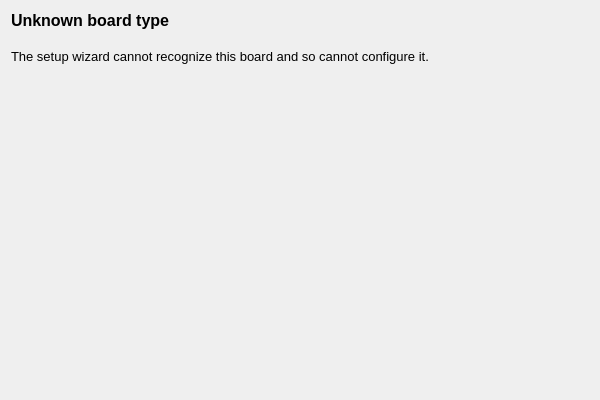
<?xml version="1.0" encoding="UTF-8"?>
<ui version="4.0">
 <class>BoardtypeUnknown</class>
 <widget class="QWizardPage" name="BoardtypeUnknown">
  <property name="geometry">
   <rect>
    <x>0</x>
    <y>0</y>
    <width>600</width>
    <height>400</height>
   </rect>
  </property>
  <property name="windowTitle">
   <string>WizardPage</string>
  </property>
  <layout class="QVBoxLayout" name="verticalLayout">
   <item>
    <widget class="QLabel" name="label">
     <property name="frameShape">
      <enum>QFrame::NoFrame</enum>
     </property>
     <property name="text">
      <string>&lt;!DOCTYPE HTML PUBLIC &quot;-//W3C//DTD HTML 4.0//EN&quot; &quot;http://www.w3.org/TR/REC-html40/strict.dtd&quot;&gt;
&lt;html&gt;&lt;head&gt;&lt;meta name=&quot;qrichtext&quot; content=&quot;1&quot; /&gt;&lt;style type=&quot;text/css&quot;&gt;
p, li { white-space: pre-wrap; }
&lt;/style&gt;&lt;/head&gt;&lt;body style=&quot; font-family:'Lucida Grande'; font-size:13pt; font-weight:400; font-style:normal;&quot;&gt;
&lt;p style=&quot; margin-top:0px; margin-bottom:0px; margin-left:0px; margin-right:0px; -qt-block-indent:0; text-indent:0px;&quot;&gt;&lt;span style=&quot; font-family:'MS Shell Dlg 2'; font-size:12pt; font-weight:600;&quot;&gt;Unknown board type&lt;/span&gt;&lt;/p&gt;
&lt;p style=&quot;-qt-paragraph-type:empty; margin-top:0px; margin-bottom:0px; margin-left:0px; margin-right:0px; -qt-block-indent:0; text-indent:0px; font-family:'MS Shell Dlg 2'; font-size:12pt; font-weight:600;&quot;&gt;&lt;br /&gt;&lt;/p&gt;
&lt;p style=&quot; margin-top:0px; margin-bottom:0px; margin-left:0px; margin-right:0px; -qt-block-indent:0; text-indent:0px;&quot;&gt;&lt;span style=&quot; font-family:'MS Shell Dlg 2'; font-size:10pt;&quot;&gt;The setup wizard cannot recognize this board and so cannot configure it.&lt;/span&gt;&lt;/p&gt;&lt;/body&gt;&lt;/html&gt;</string>
     </property>
     <property name="alignment">
      <set>Qt::AlignLeading|Qt::AlignLeft|Qt::AlignTop</set>
     </property>
     <property name="wordWrap">
      <bool>true</bool>
     </property>
    </widget>
   </item>
  </layout>
 </widget>
 <resources/>
 <connections/>
</ui>
